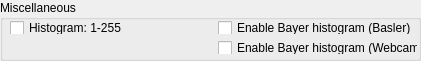
     <widget class="QGroupBox" name="MiscGroup">
      <property name="geometry">
       <rect>
        <x>290</x>
        <y>370</y>
        <width>421</width>
        <height>61</height>
       </rect>
      </property>
      <property name="sizePolicy">
       <sizepolicy hsizetype="Preferred" vsizetype="Preferred">
        <horstretch>0</horstretch>
        <verstretch>0</verstretch>
       </sizepolicy>
      </property>
      <property name="title">
       <string>Miscellaneous</string>
      </property>
      <widget class="QWidget" name="gridLayoutWidget_7">
       <property name="geometry">
        <rect>
         <x>10</x>
         <y>20</y>
         <width>409</width>
         <height>35</height>
        </rect>
       </property>
       <layout class="QGridLayout" name="MiscGrid">
        <item row="1" column="1" alignment="Qt::AlignLeft">
         <widget class="QCheckBox" name="wc_bayer_hist_check">
          <property name="sizePolicy">
           <sizepolicy hsizetype="Fixed" vsizetype="Fixed">
            <horstretch>0</horstretch>
            <verstretch>0</verstretch>
           </sizepolicy>
          </property>
          <property name="minimumSize">
           <size>
            <width>200</width>
            <height>13</height>
           </size>
          </property>
          <property name="maximumSize">
           <size>
            <width>200</width>
            <height>13</height>
           </size>
          </property>
          <property name="text">
           <string>Enable Bayer histogram (Webcam)</string>
          </property>
         </widget>
        </item>
        <item row="0" column="1" alignment="Qt::AlignLeft">
         <widget class="QCheckBox" name="bayer_hist_check">
          <property name="sizePolicy">
           <sizepolicy hsizetype="Fixed" vsizetype="Fixed">
            <horstretch>0</horstretch>
            <verstretch>0</verstretch>
           </sizepolicy>
          </property>
          <property name="minimumSize">
           <size>
            <width>100</width>
            <height>13</height>
           </size>
          </property>
          <property name="maximumSize">
           <size>
            <width>200</width>
            <height>13</height>
           </size>
          </property>
          <property name="text">
           <string>Enable Bayer histogram (Basler)</string>
          </property>
         </widget>
        </item>
        <item row="0" column="0" alignment="Qt::AlignLeft">
         <widget class="QCheckBox" name="hist_without0_check">
          <property name="sizePolicy">
           <sizepolicy hsizetype="Fixed" vsizetype="Fixed">
            <horstretch>0</horstretch>
            <verstretch>0</verstretch>
           </sizepolicy>
          </property>
          <property name="minimumSize">
           <size>
            <width>200</width>
            <height>13</height>
           </size>
          </property>
          <property name="maximumSize">
           <size>
            <width>20</width>
            <height>13</height>
           </size>
          </property>
          <property name="toolTip">
           <string>Exclude the &quot;0&quot; bin from histogram</string>
          </property>
          <property name="text">
           <string>Histogram: 1-255</string>
          </property>
         </widget>
        </item>
       </layout>
      </widget>
     </widget>
